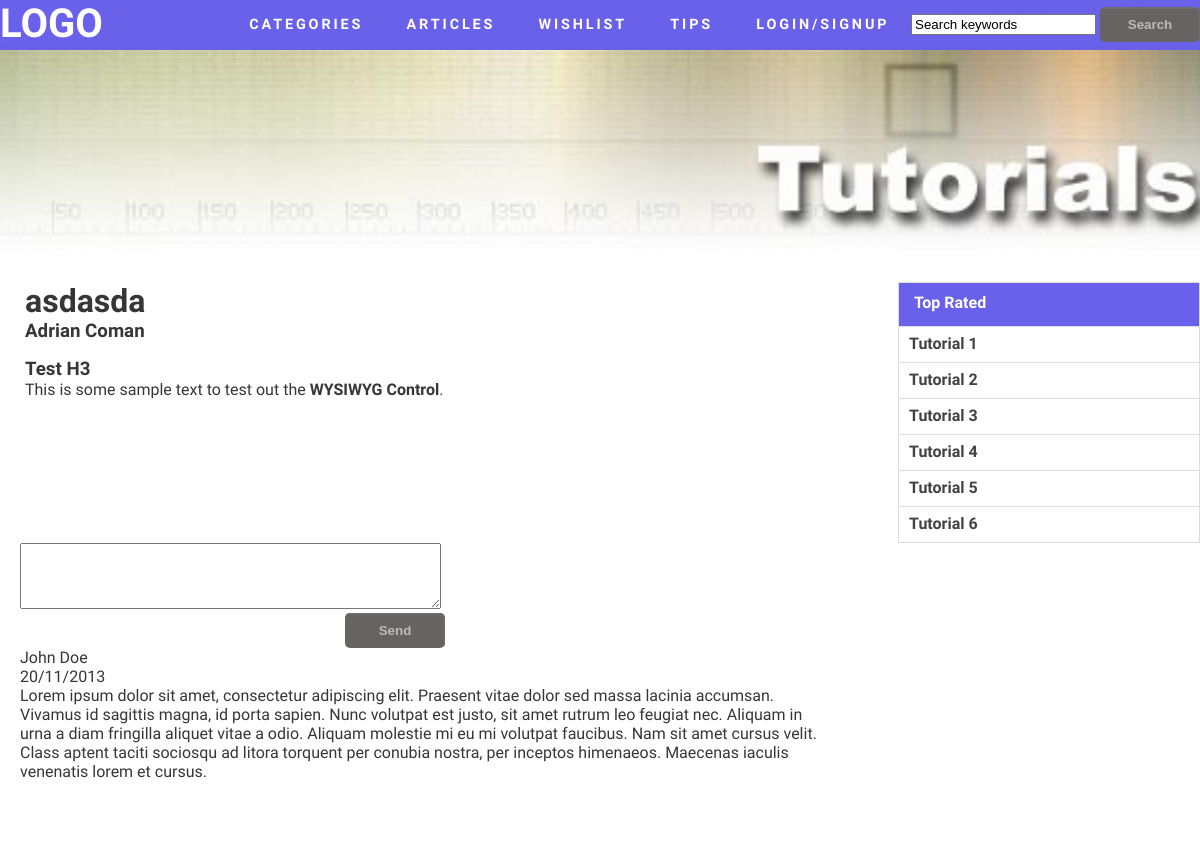
The app's page /?page=tutorial&id=1 with its own data.
### tables this page shows
CREATE TABLE IF NOT EXISTS `tutorial_revisions` (
  `tutorial_revision_id` int(11) NOT NULL AUTO_INCREMENT,
  `tutorial_id` int(11) NOT NULL,
  `tutorial_revision_content` text NOT NULL,
  `tutorial_revision_modified` timestamp NOT NULL DEFAULT CURRENT_TIMESTAMP,
  `user_id` int(11) NOT NULL,
  PRIMARY KEY (`tutorial_revision_id`)
);

CREATE TABLE IF NOT EXISTS `tutorials` (
  `tutorial_id` int(11) NOT NULL AUTO_INCREMENT,
  `tutorial_title` char(255) NOT NULL,
  `tutorial_revision_id` int(11) NOT NULL,
  `tutorial_create` timestamp NOT NULL DEFAULT CURRENT_TIMESTAMP,
  PRIMARY KEY (`tutorial_id`)
);

CREATE TABLE IF NOT EXISTS `users` (
  `user_id` int(11) NOT NULL AUTO_INCREMENT,
  `user_email` char(100) NOT NULL,
  `user_password` char(50) NOT NULL,
  `user_name` char(100) NOT NULL,
  `user_favorites` text NOT NULL,
  PRIMARY KEY (`user_id`),
  UNIQUE KEY `user_email` (`user_email`)
);

### controller.php (called while the page is built, shortened)
<?php
try
{
    $dbh = new PDO('mysql:host=localhost;dbname=iocproject', "root", "");
}
catch (PDOException $e)
{
    print "Databse error!: " . $e->getMessage() . "<br/>";
    die();
}
if (isset($_GET["page"]))
{
	if ($_GET["page"] == "tutorial")
	{
		if (!empty($_GET["id"]))
		{
			$objTutorial = $dbh->query("
				SELECT * FROM `tutorials` t
				INNER JOIN
					`tutorial_revisions` tr ON tr.`tutorial_id` = t.`tutorial_id`
				INNER JOIN
					`users` u ON u.`user_id` = tr.`user_id`
				WHERE
					t.`tutorial_id` = ".(int)$_GET["id"]."
			")->fetch(PDO::FETCH_ASSOC);
		}
		else
			$_GET["page"] = "404";
	}
}

### chunks/tutorial.php (the view)
<div id="article">
    <div id="article-title"> <h1><?php echo $objTutorial["tutorial_title"]; ?></h1> </div>
    <div id="article-author"> <h3><?php echo $objTutorial["user_name"]; ?></h3></div>
    <div id="article-content">
        <?php echo $objTutorial["tutorial_revision_content"] ?>
    </div>
</div>
<?php require_once("sidebar.php"); ?>
<?php require_once("comments.php"); ?>

### default.css (style rules this page uses)
html, body { height: 100%; min-width: 1200px; }
body { margin: 0px; padding: 0px; background: #6960ec; font-family: 'Source Sans Pro', sans-serif; font-size: 12pt; font-weight: 300; color: #363636; }
h1, h2, h3 { margin: 0; padding: 0; }
#article { float: left; padding-left: 25px; width: 810px; }

### records on screen
tutorial_revisions: tutorial.tutorial_title "asdasda", user.user_name "Adrian Coman", tutorial_revision_content "Test H3 This is some sample text to test out the WYSIWYG Control ."
